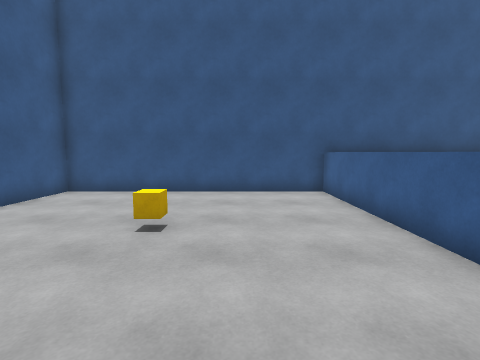
View 1 (above)

19 first-person views from a walk through a Unity game level. The camera is 1.5 m above the floor, tilts 6° down and sees 85° across. The floor is counted in squares, 1 m on a side. Each view is taken from the middle of a square. On the plan, view 1 faces up. The plan holds only what a view shows up to about 14 squares ahead; the rest is blank. The place goes on beyond the plan. The player is left out.

View 2
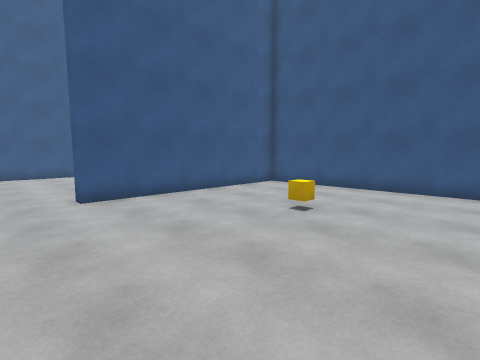

View 3
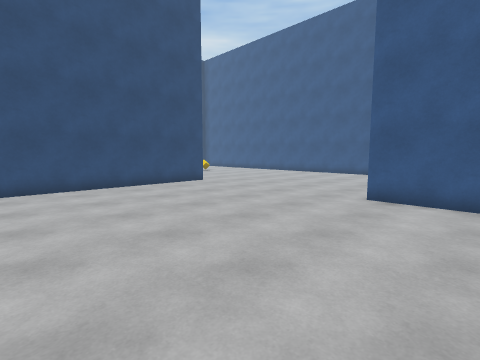

View 4
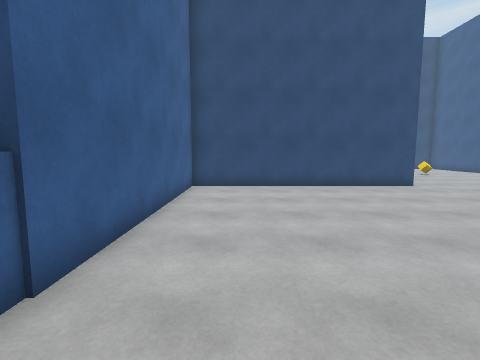

View 5
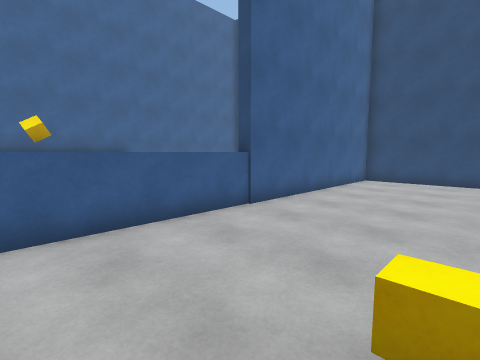

View 6
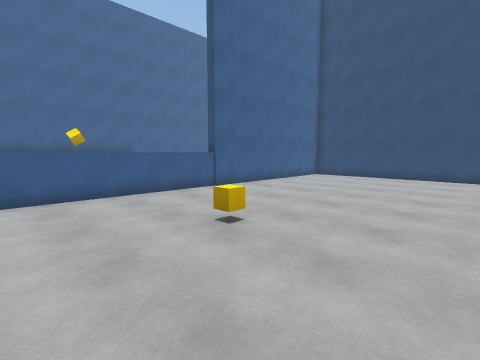

View 7
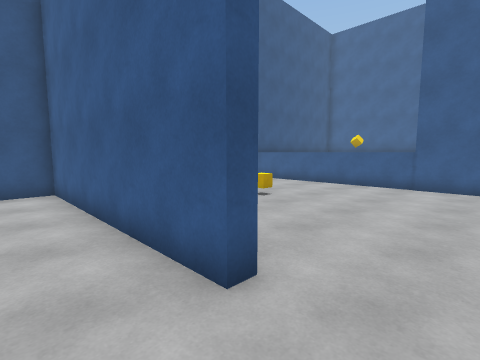

View 8
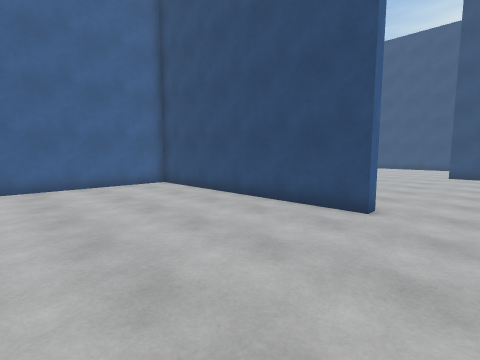

View 9
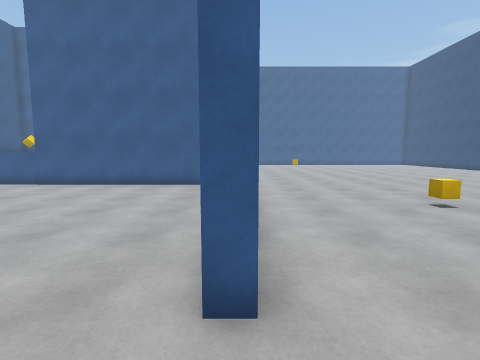

View 10
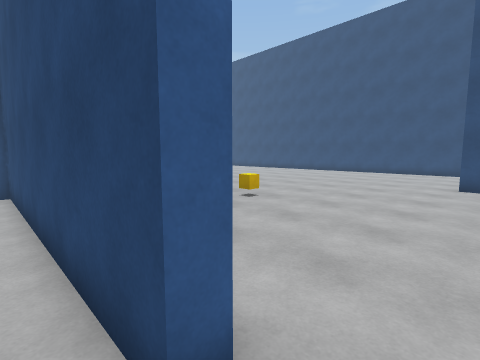

View 11
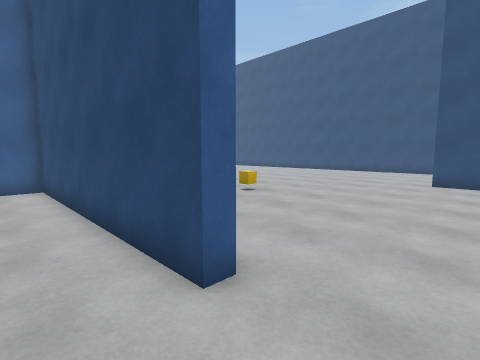

View 12
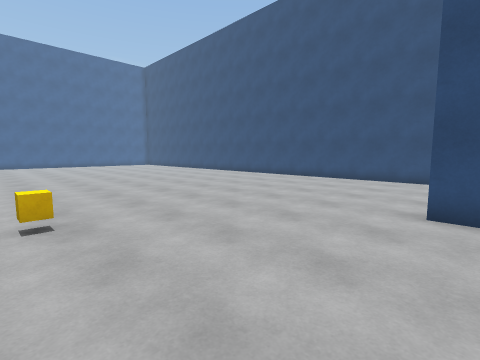

View 13
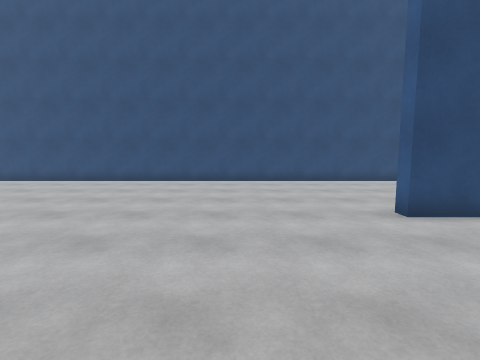

View 14
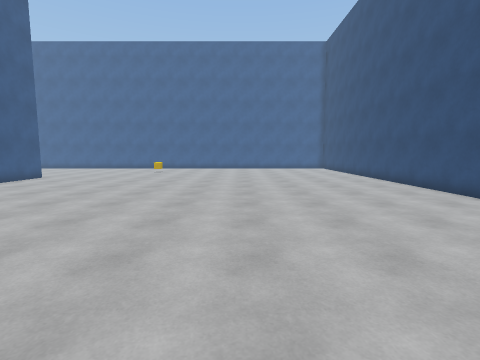

View 15
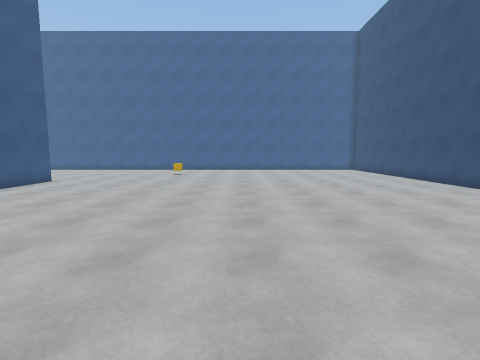

View 16
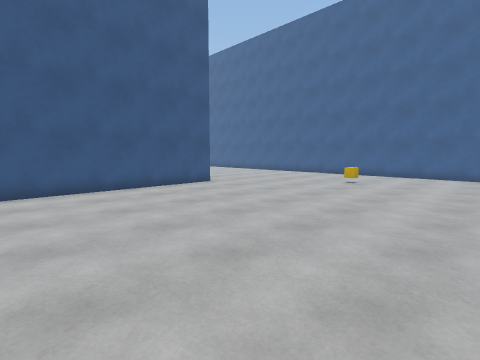

View 17
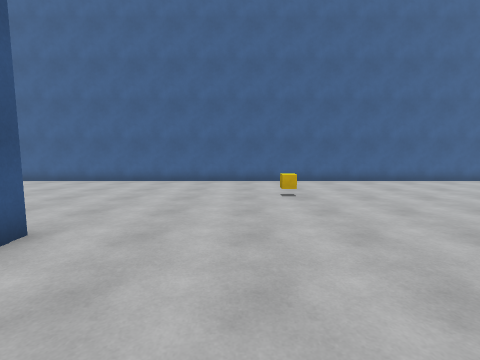

View 18
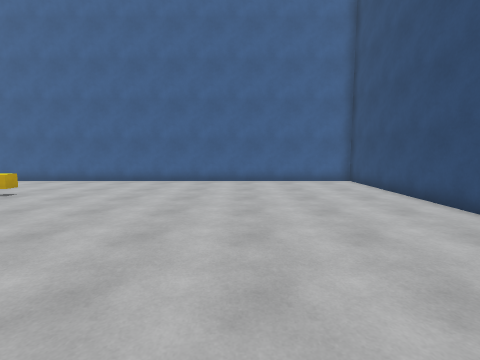

View 19
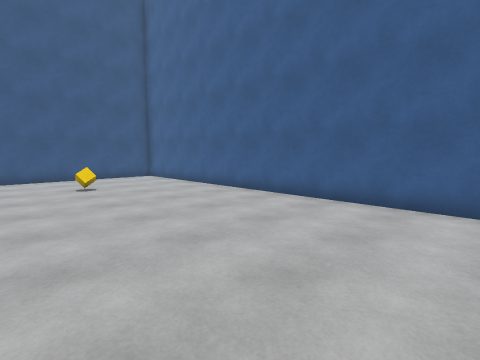

### Floor plan
Points are (right, up) in squares from view 1. A wall is a line through its corners. A room is listed if a view was taken in it or the views show most of it. See-through windows are left out.
Room 1 (views 1, 2, 3, 4, 5, 6, 7, 8, 9, 10, 11)
walls: (3.1, 1.4) (3.6, 1.4); (13.1, 2.1) (13.1, 6.4); (9.2, 10.1) (-6.7, 10.1) (-6.7, 1) (-7.2, 1) (-7.2, 10.1) (-8.6, 10.1); (-6.8, -8.2) (-6.8, -7.7) (3.1, -7.7) (3.1, 10.1)
ways out: opening at (-8, -9) to room 2
objects: cube (-2, 5); cube (8, 5) to (9, 6)
Room 2 (views 12, 13, 14, 15, 16, 17, 18, 19)
walls: (13.8, -8.2) (5.4, -8.2); (-8.6, -20) (-6.9, -20) (-6.9, -20.5); (-9.5, -27.8) (22.9, -27.8) (22.9, 6); (18.9, 10.1) (15.6, 10.1)
ways out: opening at (-8, -9) to room 1
objects: cube (-2, -14); cube (18, -14); cube (18, 6)

Positions as (right, up) in squares from view 1, and headings:
1: (0, 0), facing up
2: (2, -1), facing up-left
3: (2, 4), facing down-left
4: (1, 4), facing down
5: (-2, 7), facing down-right
6: (-6, 9), facing down-right
7: (-9, -1), facing up-right
8: (-9, -1), facing down-right
9: (-9, -8), facing right
10: (-8, -7), facing down-right
11: (-9, -6), facing down-right
12: (-8, -13), facing down-right
13: (-3, -14), facing down
14: (-2, -20), facing right
15: (0, -18), facing right
16: (5, -19), facing up-right
17: (9, -12), facing right
18: (9, -22), facing right
19: (15, -6), facing up-right
